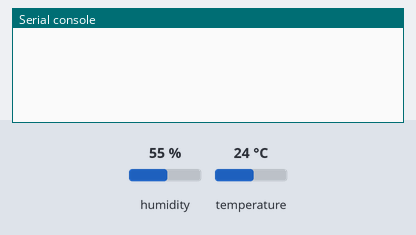
Bench run of a program on a simulated CircuitPython board. Shown: the last lines printed to the serial console. The test bench sets the inputs (shaded band); at power-on: humidity 55 %, temperature 24 °C. The clock reads 2024-03-15 10:24:30 at power-on unless the program sets it.

Above: at 1.2 s.
1.3 s: humidity set to 22 %
At 6.6 s:
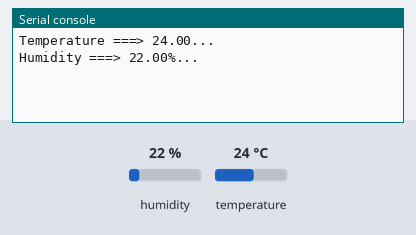
10.2 s: temperature set to 12 °C
At 13.6 s:
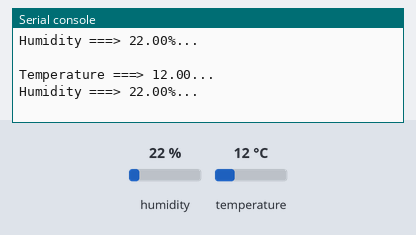
19.1 s: humidity set to 40 %
At 25.1 s:
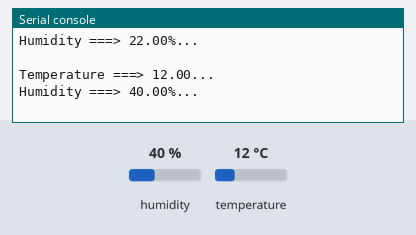

The program:

ht_sensors.py
```python
import time
import board
import adafruit_dht

period = 5 # in seconds
device = adafruit_dht.DHT22(board.D4)

def get_temperature():
    return device.temperature

def get_humidity():
    return device.humidity

if __name__ == "__main__":
    start_time = time.time()
    while True:
        if time.time() - start_time > period:
            t = get_temperature()
            h = get_humidity()
            print(f'Temperature ===> {t:.2f}...\nHumidity ===> {h:.2f}%...\n')
            start_time = time.time()
```

Measured:
- after the input at 1.3 s, the serial console: prints a new line after 5.0 s (image 1)
- after the input at 10.2 s, the serial console: prints a new line after 2.1 s (image 2)
- after the input at 19.1 s, the serial console: prints a new line after 5.2 s (image 3)
